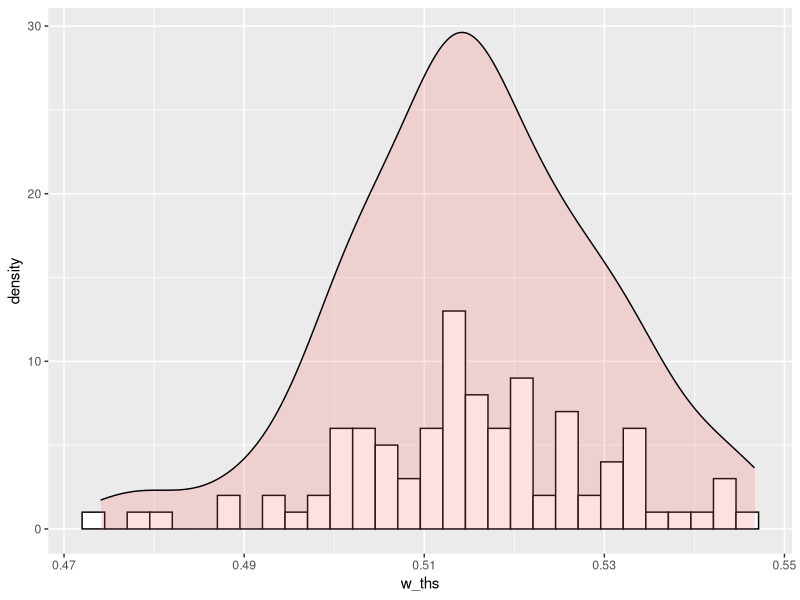

Reproduce this figure in R.
## ---- chunk 1
library(ggplot2)
library(readr)
set.seed(42)

boot_df <- read.csv("boot_data.csv", header = T)
head(boot_df)
## ---- chunk 2
get_wIth <- function(data) {
  var(data$y) / (var(data$y) + var(data$x))
}
get_wIth(boot_df)
## ---- chunk 3
get_BS_sample <- function(data) {
  n <- nrow(data)
  data[sample(seq_len(n), n, replace = T),]
} 
## ---- chunk 4
get_wth_samples <- function(data, B) {
  w_ths <- numeric(length = B)
  for (i in seq_len(B)) {
    w_ths[i] <- get_wIth(get_BS_sample(data))
  }
  w_ths
}
## ---- chunk 5
B <- 100
w_ths <- get_wth_samples(boot_df, B)

ggplot(as.data.frame( w_ths ),
  aes(x = w_ths)
) +
geom_histogram(color = "black", fill = "white") +
  geom_density(alpha = 0.2, fill = "#FF6666")
## ---- chunk 6

w_ths_se <- sqrt(1 / (B - 1) * sum((w_ths - mean(w_ths))^2))
alpha <- 0.025
pcentile_ci <- quantile(w_ths, probs = c(alpha, 1 - alpha))
sd(w_ths)
pct_ci_w <- pcentile_ci[2] - pcentile_ci[1]
